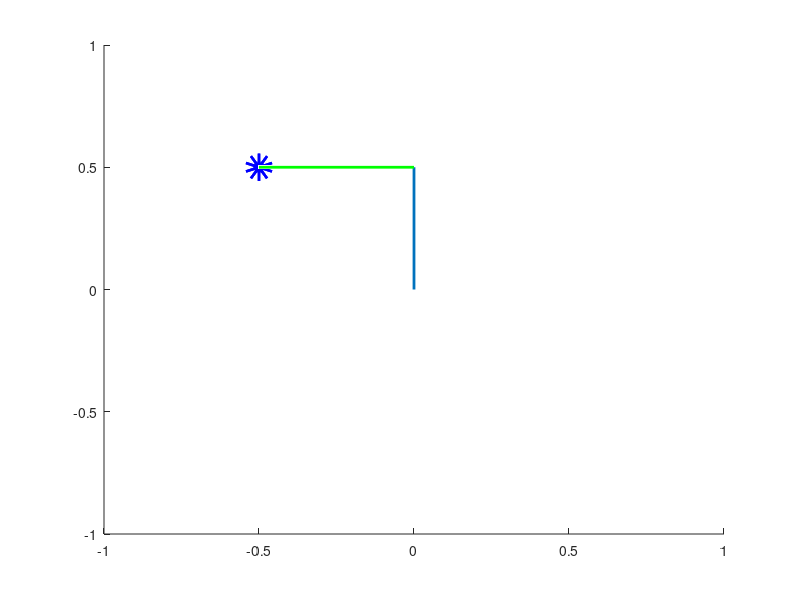

The MATLAB script that drew this image:
%%  $Id: drawRobotPlatine.m,v 2.2 2004/09/08 14:25:55 dfolio Exp $
%  drawRobotPlatine.m -- 
% Function    : drawRobotPlatine
% Description : draw a robot with it's turntable (platine)
% Parameter   : 
%      - (x0, y0, theta0) : robots initial state
%      - Theta_pl         : turntable (platine) state in radian   
%      - [scale] : the robots scale 
%                 (default scale = 0.75)  
%      - [motif] :  a character string made from one element
%        from any or all the following 3 columns:
%             b     blue          .     point              -     solid
%             g     green         o     circle             :     dotted
%             r     red           x     x-mark             -.    dashdot 
%             c     cyan          +     plus               --    dashed   
%             m     magenta       *     star
%             y     yellow        s     square
%             k     black         d     diamond
%                                 v     triangle (down)
%                                 ^     triangle (up)
%                                 <     triangle (left)
%                                 >     triangle (right)
%                                 p     pentagram
%                                 h     hexagram
%                      
%      For example, if motif='b-' draw a robot with a blue solid line.
%      So it's like to plot function 
%

%------------------------------------------------------------------------------
% Copyright (c) 2004 LAAS/CNRS, Toulouse, France        --  Fri Mar 19 2004
% All rights reserved.                                     David FOLIO
%------------------------------------------------------------------------------
%
% Author : David FOLIO (dfolio@laas.fr)
%          PhD Thesis Student,  RIA group, LAAS-CNRS, Toulouse (France)
%          Supported by The European Social Fund.
% Date   : Fri Mar 19 2004
% Version: $Revision: 2.2 $
%
%------------------------------------------------------------------------------
% $Log: drawRobotPlatine.m,v $
% Revision 2.2  2004/09/08 14:25:55  dfolio
% update...
%
% Revision 2.1  2004/07/27 16:52:17  dfolio
% backup
%
% Revision 1.2  2004/06/11 11:25:45  dfolio
% updating matlabl/lib tools
%
%
%------------------------------------------------------------------------------
% !!!!!!!!!!!!!!!!!!!!!!!!!!!!!!!  TODO && BUGS !!!!!!!!!!!!!!!!!!!!!!!!!!!!!!!
%

%  function [result] = drawRobotPlatine(args)
%function drawBras(q1,q2,q3,q4) 

X0=0;
Y0=0;
d1=0.5;
d2=0.5;
h=0.5;
q1=pi/2;
q2=pi/2;
q3=-h/2;
q4=0;
O0O1 = [d1*cos(q1) d1*sin(q1) h]';
O0O2 = O0O1 + [d2*cos(q1+q2) d2*sin(q1+q2) h]';
xori1 = O0O1(1);
yori1 = O0O1(2);
xori2 = O0O2(1);
yori2 = O0O2(2);
%plot3([X0,X0], [Y0, Y0], [0,h], 'k','linewidth',2);              
hold on
plot3([X0,X0+xori1], [Y0, Y0+yori1], [h,h],'linewidth',2);              
plot3([X0+xori1, X0+xori2], [Y0+yori1, Y0+yori2], [h,h], 'g','linewidth',2);              
plot3([X0+xori2, X0+xori2], [Y0+yori2, Y0+yori2], [h,h+q3],'r','linewidth',2);              
plot3([X0+xori2, X0+xori2], [Y0+yori2, Y0+yori2], [h+q3,h+q3],'bo','linewidth',14);              
axis([-1 1 -1 1 -1 1]);


R01 = [cos(q1) -sin(q1) 0;sin(q1) cos(q1) 0;0 0 1];
R12 = [cos(q2) -sin(q2) 0;sin(q2) cos(q2) 0;0 0 1];
R23 = eye(3);
R34 = [cos(q4) -sin(q4) 0;sin(q4) cos(q4) 0;0 0 1];
R04=R01*R12*R23*R34;
%T01 = [R01 O0O1;0 0 0 1];
%T12 = [R12 O1O2;0 0 0 1];
O2O3 = R01*R12*[0;0;q3];
%T23 = [R23 [0;0;q3];0 0 0 1];